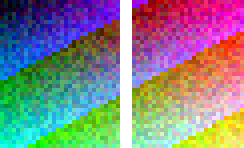
#> input picture tests/golden/image_input/src.png, 61 x 37 px (shown 4 times larger)
$ python make-lanczos-goldens.py --dir ../tests/golden/image_input
#> lines starting #> are read from the running program, lines starting #| are printed output that depends on the picture
#!/usr/bin/env python3
"""Writes lanczos_WxH.rgb into tests/golden/image_input: Pillow's
Image.resize((W, H), LANCZOS) of src.png (from make-image-goldens.py),
for a downscale, an upscale and a one-axis change. locus's
resize_lanczos must match them exactly (i#372: VaeImageProcessor's
resample for the FLUX Kontext reference image).

    python3 -I scripts/make-lanczos-goldens.py --dir tests/golden/image_input

Tested with Python 3.12, Pillow 13.0.0, numpy.
"""
import argparse
import pathlib

import numpy as np
from PIL import Image

RESIZES = [(23, 17), (97, 59), (61, 20)]


def main():
    ap = argparse.ArgumentParser()
    ap.add_argument("--dir", required=True)
    a = ap.parse_args()
    d = pathlib.Path(a.dir)
    src = Image.open(d / "src.png").convert("RGB")
#> src is the input picture: PIL image 61x37 RGB; mean R, G, B 133.6, 132.5, 134.6
    for w, h in RESIZES:
        r = src.resize((w, h), Image.LANCZOS)
        (d / f"lanczos_{w}x{h}.rgb").write_bytes(np.asarray(r).tobytes())
#> this loop made 3 passes
#> pass 1, in main, `r = src.resize((w, h), Image.LANCZOS)`:
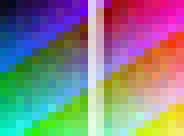
#> r: PIL image 23x17 RGB (shown 8 times larger); mean R, G, B 133.7, 132.6, 134.6
#> pass 2, in main, `r = src.resize((w, h), Image.LANCZOS)`:
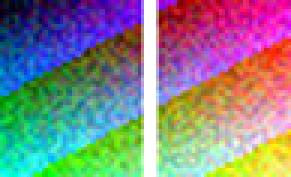
#> r: PIL image 97x59 RGB (shown 3 times larger); mean R, G, B 133.5, 132.4, 134.4
#> pass 3, in main, `r = src.resize((w, h), Image.LANCZOS)`:
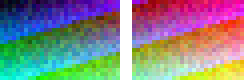
#> r: PIL image 61x20 RGB (shown 4 times larger); mean R, G, B 133.6, 132.5, 134.7


if __name__ == "__main__":
    main()
